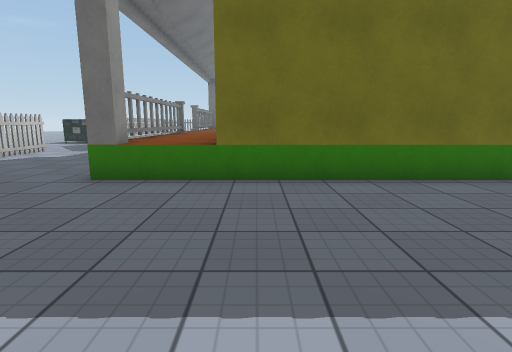
View 1 (above)

24 first-person views from a walk through a 3-D level made in the Unity game engine. The camera is 1.3 m above the floor, tilts 10° down and sees 80° across. The floor is counted in squares, 1 m on a side. Each view is taken from the middle of a square. On the plan, view 1 faces up. The plan holds only what a view shows up to about 14 squares ahead; the rest is blank. The place goes on beyond the plan. The player is left out. Door leaves are left out, so doorways stand open. Some surface patterns are stand-ins.

View 2
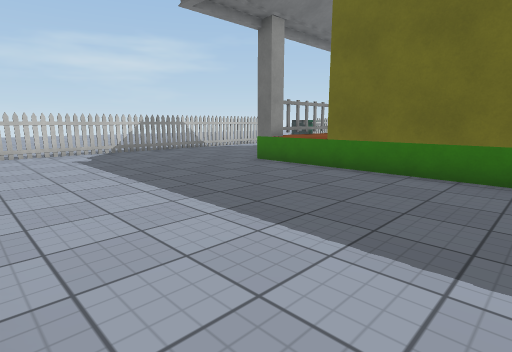

View 3
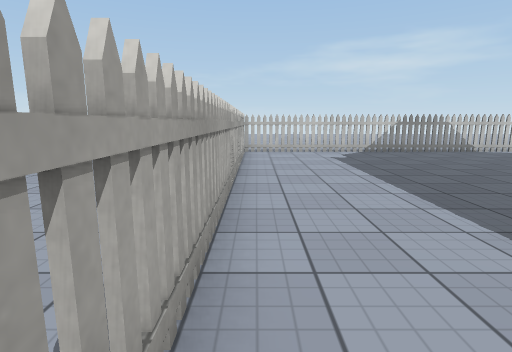

View 4
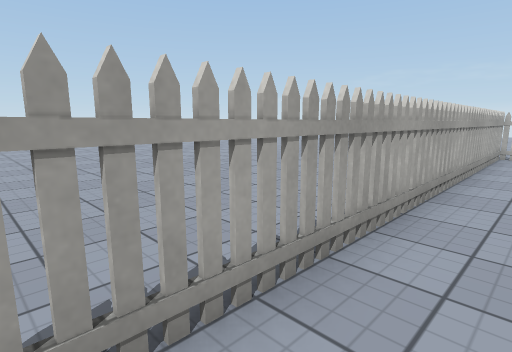

View 5
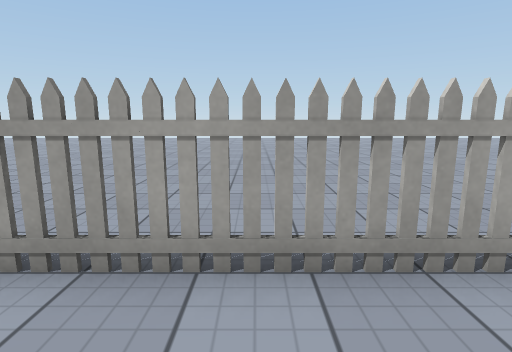

View 6
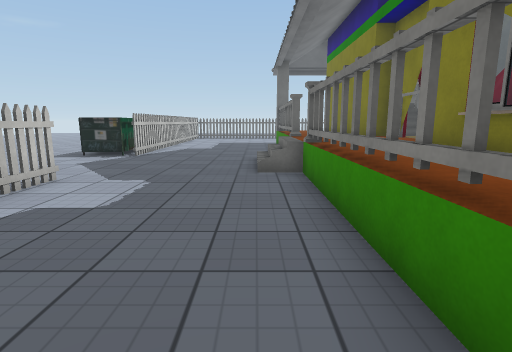

View 7
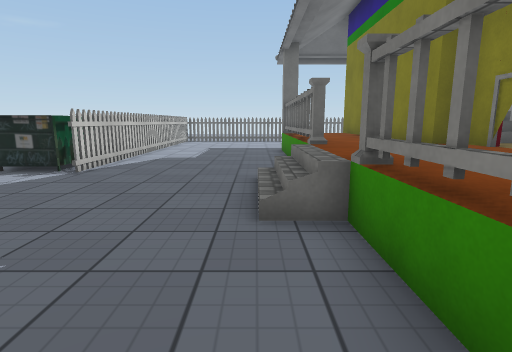

View 8
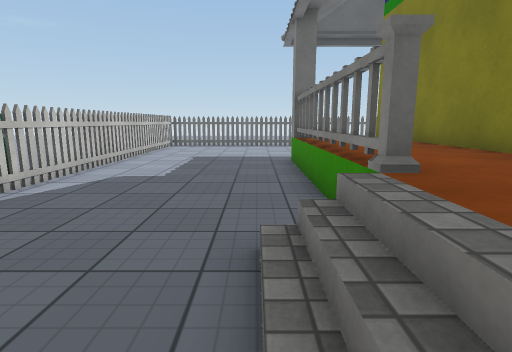

View 9
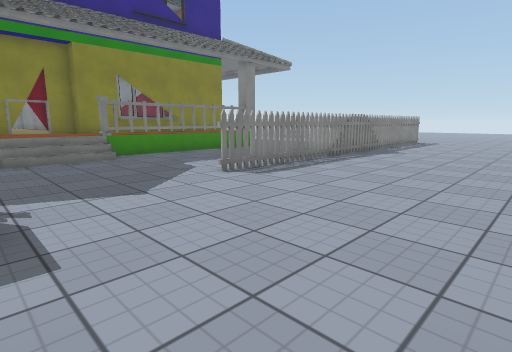

View 10
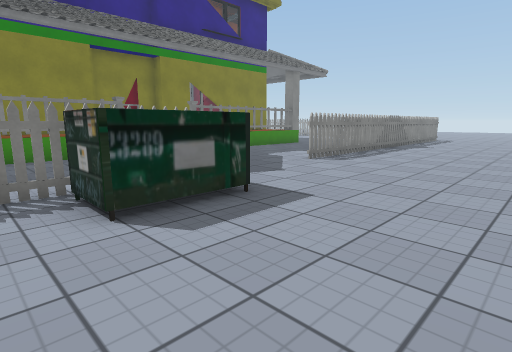

View 11
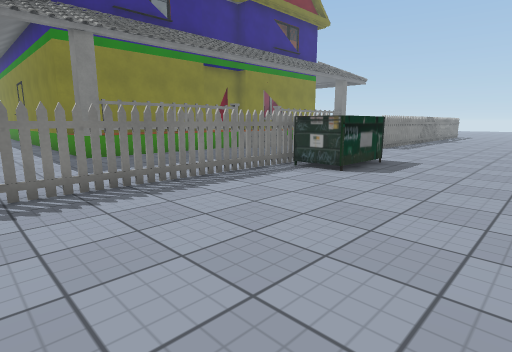

View 12
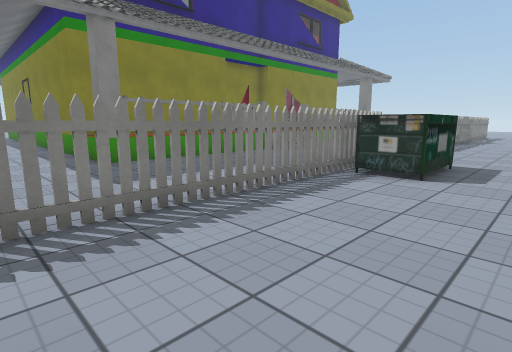

View 13
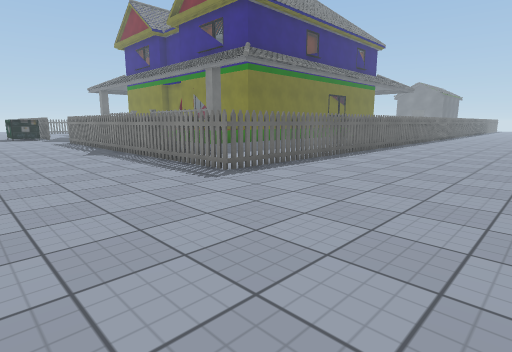

View 14
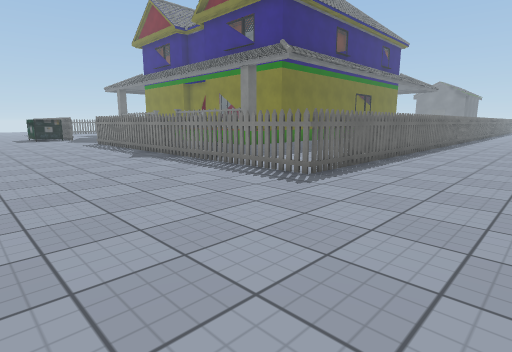

View 15
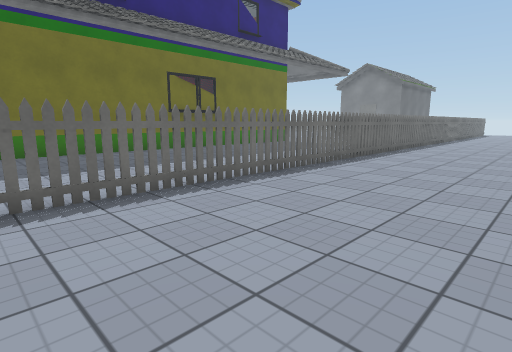

View 16
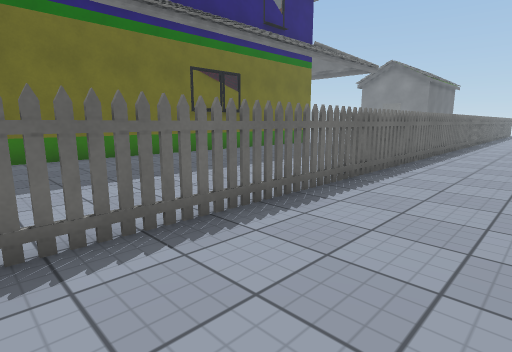

View 17
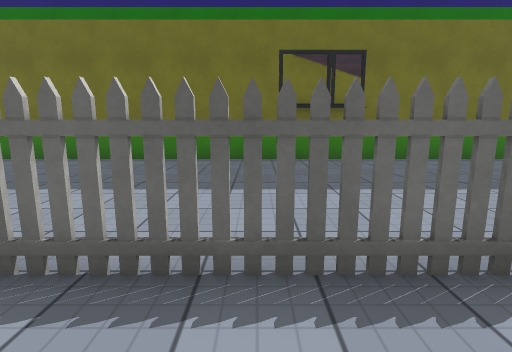

View 18
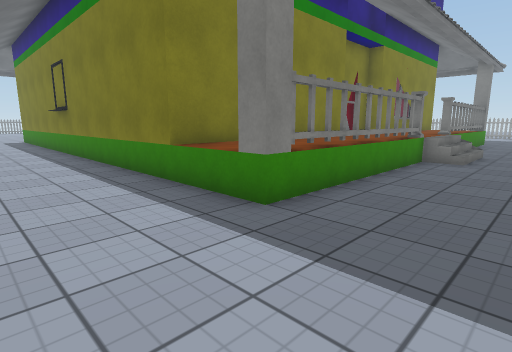

View 19
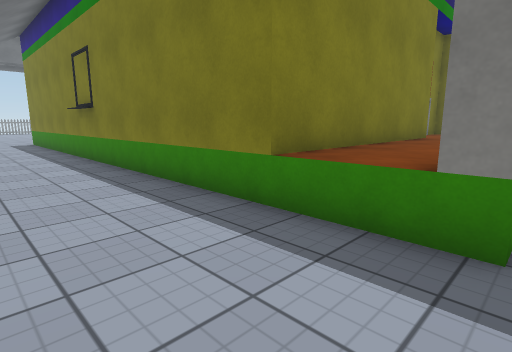

View 20
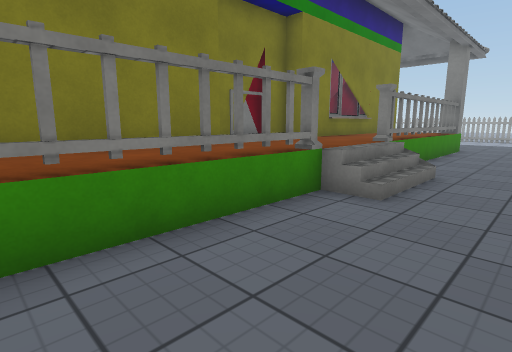

View 21
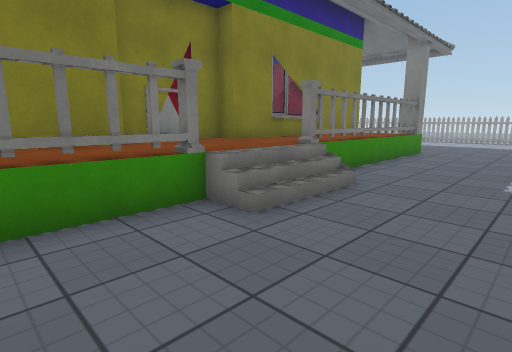

View 22
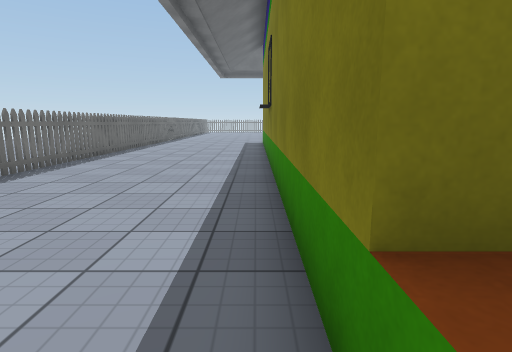

View 23
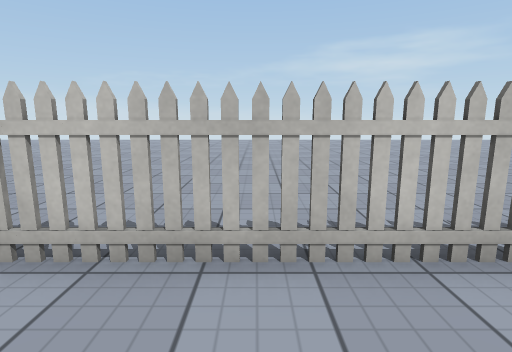

View 24
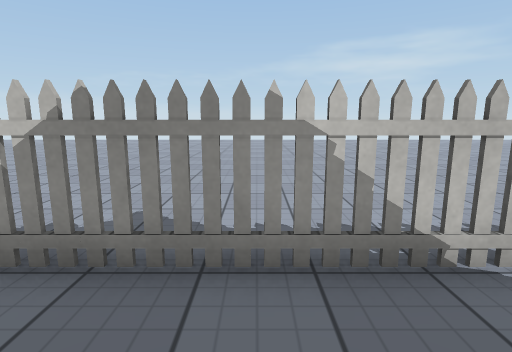

### Floor plan
Key: @ floor where view 1 was taken; # wall or solid block; x gap in a wall; . main floor; : floor 0.75 m higher than the main floor; / step, stairs or slope; D open door; = window, fence, low wall or low ledge; v drop or lower ground; T thing the floor can be seen under or through; O other object.
Columns run from 16 left of view 1 to 11 right of it. Each row starts with its distance up from view 1.
 29 ......T.....................
 28 ......T.....................
 27 ......T.....................
 26 ......x.....................
 25 ......T.....OO:############
 24 ......T.....=::#
 23 ......T.....=::#
 22 ....OOT.....v::#
 21 ....O T.....=::#
 20 ....O T.....v::#
 19 ....OOO.....v::#
 18 ...........//::##
 17 ...........//:::D
 16 ...........//:::D
 15 .........../#::##DD##
 14 ............x::#
 13 ......x.....=::#
 12 ......x.....=::=
 11 ......T.....v::=
 10 ......T.....=::#
  9 ......T.....v::#
  8 ......T.....v::#
  7 ......T......O=##### #  ####
  6 ......x.....................
  5 ......T.....................
  4 ......T.....................
  3 ......#.....................
  2 ......#.....................
  1 ......#.....................
  0 ......x.........@...........
 -1 ......#.....................
 -2 .......#x#####x#TTTTxxTTTTTT
 -3 ............................
 -4 ............................
 -5  ...........................
 -6 ............................
 -7   ..........................
 -8  . .....    ................

Where each view was taken, in squares from view 1:
view 1: 0 up, 0 right, facing up
view 2: 1 down, 4 right, facing up-left
view 3: 1 down, 4 right, facing left
view 4: 0 up, 4 right, facing down-left
view 5: 1 up, 5 right, facing down
view 6: 7 up, 5 left, facing up
view 7: 11 up, 5 left, facing up
view 8: 15 up, 5 left, facing up
view 9: 19 up, 16 left, facing down-right
view 10: 23 up, 16 left, facing down-right
view 11: 29 up, 16 left, facing down-right
view 12: 29 up, 14 left, facing down-right
view 13: 8 down, 15 left, facing up-right
view 14: 6 down, 16 left, facing up-right
view 15: 7 down, 1 right, facing up-right
view 16: 5 down, 1 right, facing up-right
view 17: 4 down, 8 right, facing up
view 18: 29 up, 7 left, facing down-right
view 19: 29 up, 4 left, facing down-right
view 20: 23 up, 7 left, facing down-right
view 21: 21 up, 8 left, facing down-right
view 22: 26 up, 2 left, facing right
view 23: 27 up, 7 left, facing left
view 24: 7 up, 7 left, facing left
